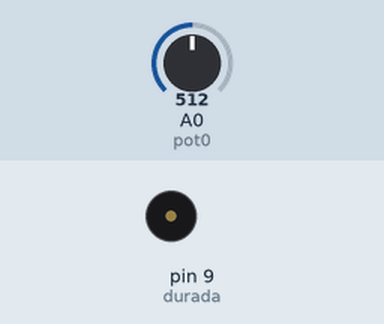
Bench run of a sketch on a simulated Arduino Uno, built with avr-gcc and run on an emulated ATmega328P. Parts: buzzer (waves = sounding). The inputs (shaded band) are chosen by the test bench; at power-on: A0 (pot0) = 512.

Above: at 1.8 s.
1.9 s: A0 (pot0) set to 306
At 2.2 s:
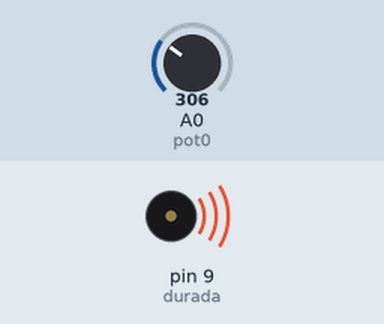
5.4 s: A0 (pot0) set to 122
At 5.56 s:
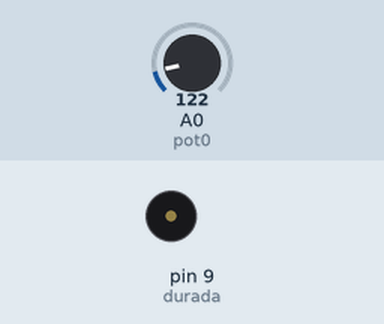
Timing chart, 0 to 14.9 s (numbered marks = the images above; inputs shaded):
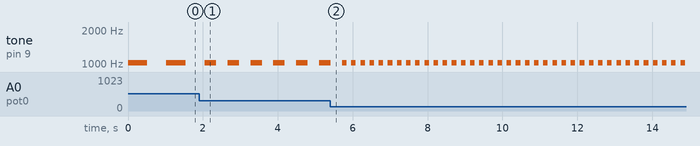

The sketch:

ex_4.1.ino
```cpp
const int durada = 9 ;
const int  pot0= A0 ;
int valPot0 ;


void setup()

{
  pinMode(durada,OUTPUT );  // put your setup code here, to run once:

}

void loop()
{
 valPot0 = analogRead (pot0);

 tone (durada, 1023,valPot0);
delay (2*valPot0);

}
```

Measured:
- after the input at 1.9 s, tone on pin 9 (durada): alternates 1023 Hz for 0.31 s and silent for 0.31 s, starting after 0.45 s
- by itself, tone on pin 9 (durada): alternates 1023 Hz for 0.51 s and silent for 0.51 s
